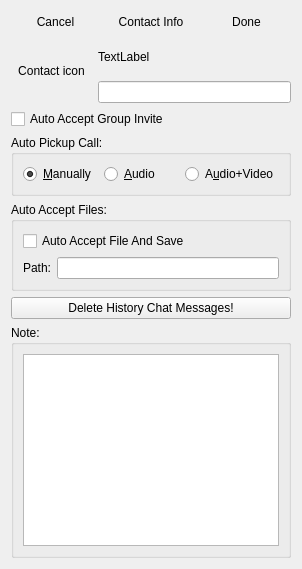
      <widget class="QWidget" name="page_11">
       <layout class="QVBoxLayout" name="verticalLayout_26">
        <item>
         <layout class="QHBoxLayout" name="horizontalLayout_23">
          <item>
           <widget class="QPushButton" name="pushButton_10">
            <property name="text">
             <string>Cancel</string>
            </property>
            <property name="flat">
             <bool>true</bool>
            </property>
           </widget>
          </item>
          <item>
           <widget class="QLabel" name="label_30">
            <property name="text">
             <string>Contact Info</string>
            </property>
            <property name="alignment">
             <set>Qt::AlignCenter</set>
            </property>
            <property name="textInteractionFlags">
             <set>Qt::TextBrowserInteraction</set>
            </property>
           </widget>
          </item>
          <item>
           <widget class="QPushButton" name="pushButton_11">
            <property name="text">
             <string>Done</string>
            </property>
            <property name="flat">
             <bool>true</bool>
            </property>
           </widget>
          </item>
         </layout>
        </item>
        <item>
         <layout class="QHBoxLayout" name="horizontalLayout_24">
          <item>
           <widget class="QToolButton" name="toolButton_31">
            <property name="minimumSize">
             <size>
              <width>64</width>
              <height>64</height>
             </size>
            </property>
            <property name="focusPolicy">
             <enum>Qt::NoFocus</enum>
            </property>
            <property name="text">
             <string>Contact icon</string>
            </property>
            <property name="iconSize">
             <size>
              <width>64</width>
              <height>64</height>
             </size>
            </property>
            <property name="autoRaise">
             <bool>true</bool>
            </property>
           </widget>
          </item>
          <item>
           <layout class="QVBoxLayout" name="verticalLayout_23">
            <item>
             <widget class="QLabel" name="label_32">
              <property name="text">
               <string>TextLabel</string>
              </property>
              <property name="textInteractionFlags">
               <set>Qt::TextBrowserInteraction</set>
              </property>
             </widget>
            </item>
            <item>
             <widget class="QLineEdit" name="lineEdit_9">
              <property name="focusPolicy">
               <enum>Qt::NoFocus</enum>
              </property>
              <property name="readOnly">
               <bool>true</bool>
              </property>
             </widget>
            </item>
           </layout>
          </item>
         </layout>
        </item>
        <item>
         <widget class="QCheckBox" name="checkBox_4">
          <property name="text">
           <string>Auto Accept Group Invite</string>
          </property>
         </widget>
        </item>
        <item>
         <widget class="QGroupBox" name="groupBox_3">
          <property name="title">
           <string>Auto Pickup Call:</string>
          </property>
          <layout class="QHBoxLayout" name="horizontalLayout_25">
           <item>
            <widget class="QRadioButton" name="radioButton_5">
             <property name="text">
              <string>&amp;Manually</string>
             </property>
             <property name="checked">
              <bool>true</bool>
             </property>
            </widget>
           </item>
           <item>
            <widget class="QRadioButton" name="radioButton_6">
             <property name="text">
              <string>&amp;Audio</string>
             </property>
            </widget>
           </item>
           <item>
            <widget class="QRadioButton" name="radioButton_7">
             <property name="text">
              <string>A&amp;udio+Video</string>
             </property>
            </widget>
           </item>
          </layout>
         </widget>
        </item>
        <item>
         <widget class="QGroupBox" name="groupBox_4">
          <property name="title">
           <string>Auto Accept Files:</string>
          </property>
          <layout class="QVBoxLayout" name="verticalLayout_24">
           <item>
            <widget class="QCheckBox" name="checkBox_5">
             <property name="text">
              <string>Auto Accept File And Save</string>
             </property>
            </widget>
           </item>
           <item>
            <layout class="QHBoxLayout" name="horizontalLayout_26">
             <item>
              <widget class="QLabel" name="label_34">
               <property name="text">
                <string>Path:</string>
               </property>
              </widget>
             </item>
             <item>
              <widget class="QLineEdit" name="lineEdit_8"/>
             </item>
            </layout>
           </item>
          </layout>
         </widget>
        </item>
        <item>
         <widget class="QPushButton" name="pushButton_12">
          <property name="text">
           <string>Delete History Chat Messages!</string>
          </property>
         </widget>
        </item>
        <item>
         <widget class="QGroupBox" name="groupBox_5">
          <property name="title">
           <string>Note:</string>
          </property>
          <layout class="QVBoxLayout" name="verticalLayout_25">
           <item>
            <widget class="QTextEdit" name="textEdit_2"/>
           </item>
          </layout>
         </widget>
        </item>
       </layout>
      </widget>
